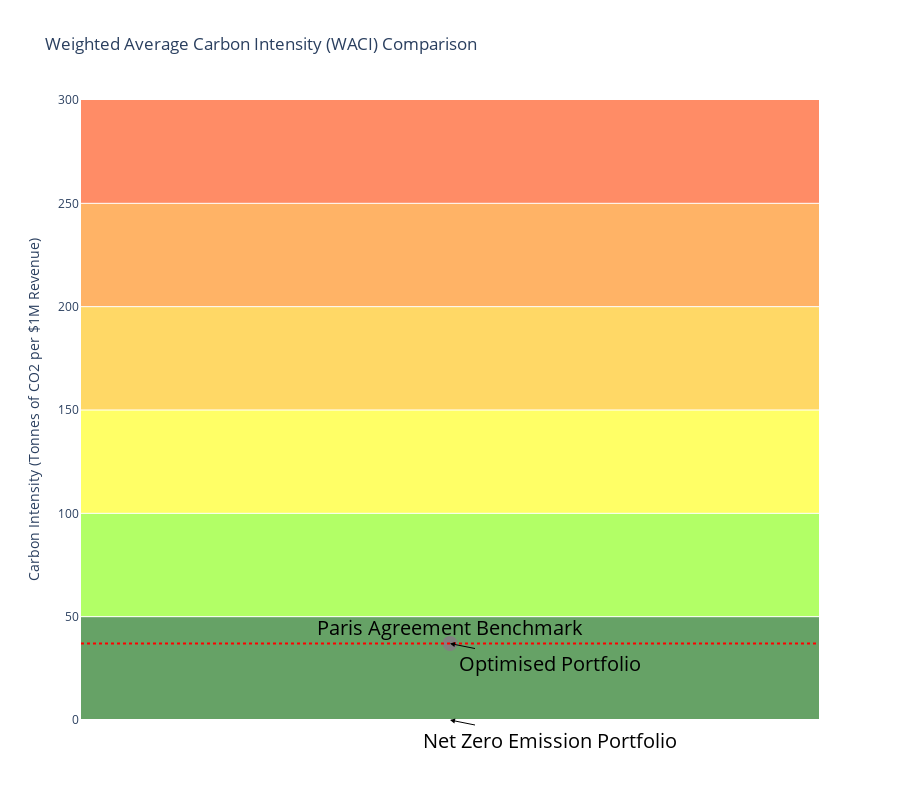

Notebook cell for this chart:
### Code cell
optimised_waci = optimized_df['WACI'].values[0]

# Define the WACI thresholds for different levels (example values)
thresholds = {
    "Optimised Portfolio": optimised_waci,  # Current WACI result
    "Net Zero Emission Portfolio": 0
}

# Define colors and levels for the background
colors = ['darkgreen', '#7FFF00', '#FFFF00', '#FFBF00', '#FF8000', '#FF4000']
levels = [0, 50, 100, 150, 200, 250, 300]  # Adjusted levels to match the number of colors

# Create the figure
fig = go.Figure()

# Add background color segments
for i in range(len(colors)):
    fig.add_shape(
        type="rect",
        x0=0, x1=1,
        y0=levels[i], y1=levels[i+1],
        fillcolor=colors[i],
        opacity=0.6,
        layer="below",
        line_width=0
    )

# Plot the WACI result
fig.add_trace(go.Scatter(
    x=[0.5],
    y=[optimised_waci],
    mode='markers',
    marker=dict(size=15, color='grey'),
    name='Optimised Portfolio',
    hovertemplate=f'WACI: {optimised_waci}<extra></extra>'
))

# Add arrows and text labels
for label, level in thresholds.items():
    if level >= 0:  # Only add labels for non-negative levels
        fig.add_annotation(
            x=0.5,
            y=level,
            xref="paper",
            yref="y",
            text=label,
            showarrow=True,
            arrowhead=2,
            arrowsize=1,
            arrowwidth=1,
            arrowcolor='black',
            ax=100,
            ay=20,
            font=dict(size=20, color='black')  # Increased font size
        )

# Add a horizontal dotted line at 37
fig.add_shape(
    type="line",
    x0=0, x1=1,
    y0=37, y1=37,
    line=dict(
        color="red",
        width=2,
        dash="dot",
    )
)

# Add annotation for the dotted line
fig.add_annotation(
    x=0.5,
    y=45,
    xref="paper",
    yref="y",
    text="Paris Agreement Benchmark",
    showarrow=False,
    font=dict(size=20, color='black')  # Increased font size
)

# Update layout
fig.update_layout(
    title='Weighted Average Carbon Intensity (WACI) Comparison',
    xaxis=dict(showticklabels=False, showgrid=False, zeroline=False),
    yaxis=dict(title='Carbon Intensity (Tonnes of CO2 per $1M Revenue)', range=[0, 300]),
    showlegend=False,
    plot_bgcolor='white',
    height=800,
  # Adjust height for better visibility
)

# Display the plot
fig.show()

### Figure 1 — Plotly figure (JSON) as saved in the notebook; plotly's stock layout.template omitted (floating-point values rounded to 4 significant figures)
{"data": [{"hovertemplate": "WACI: 36.99999999914648<extra></extra>", "marker": {"color": "grey", "size": 15}, "mode": "markers", "name": "Optimised Portfolio", "type": "scatter", "x": [0.5], "y": [37.0]}], "layout": {"annotations": [{"arrowcolor": "black", "arrowhead": 2, "arrowsize": 1, "arrowwidth": 1, "ax": 100, "ay": 20, "font": {"color": "black", "size": 20}, "showarrow": true, "text": "Optimised Portfolio", "x": 0.5, "xref": "paper", "y": 37.0, "yref": "y"}, {"arrowcolor": "black", "arrowhead": 2, "arrowsize": 1, "arrowwidth": 1, "ax": 100, "ay": 20, "font": {"color": "black", "size": 20}, "showarrow": true, "text": "Net Zero Emission Portfolio", "x": 0.5, "xref": "paper", "y": 0, "yref": "y"}, {"font": {"color": "black", "size": 20}, "showarrow": false, "text": "Paris Agreement Benchmark", "x": 0.5, "xref": "paper", "y": 45, "yref": "y"}], "height": 800, "plot_bgcolor": "white", "shapes": [{"fillcolor": "darkgreen", "layer": "below", "line": {"width": 0}, "opacity": 0.6, "type": "rect", "x0": 0, "x1": 1, "y0": 0, "y1": 50}, {"fillcolor": "#7FFF00", "layer": "below", "line": {"width": 0}, "opacity": 0.6, "type": "rect", "x0": 0, "x1": 1, "y0": 50, "y1": 100}, {"fillcolor": "#FFFF00", "layer": "below", "line": {"width": 0}, "opacity": 0.6, "type": "rect", "x0": 0, "x1": 1, "y0": 100, "y1": 150}, {"fillcolor": "#FFBF00", "layer": "below", "line": {"width": 0}, "opacity": 0.6, "type": "rect", "x0": 0, "x1": 1, "y0": 150, "y1": 200}, {"fillcolor": "#FF8000", "layer": "below", "line": {"width": 0}, "opacity": 0.6, "type": "rect", "x0": 0, "x1": 1, "y0": 200, "y1": 250}, {"fillcolor": "#FF4000", "layer": "below", "line": {"width": 0}, "opacity": 0.6, "type": "rect", "x0": 0, "x1": 1, "y0": 250, "y1": 300}, {"line": {"color": "red", "dash": "dot", "width": 2}, "type": "line", "x0": 0, "x1": 1, "y0": 37, "y1": 37}], "showlegend": false, "title": {"text": "Weighted Average Carbon Intensity (WACI) Comparison"}, "xaxis": {"showgrid": false, "showticklabels": false, "zeroline": false}, "yaxis": {"range": [0, 300], "title": {"text": "Carbon Intensity (Tonnes of CO2 per $1M Revenue)"}}}}
